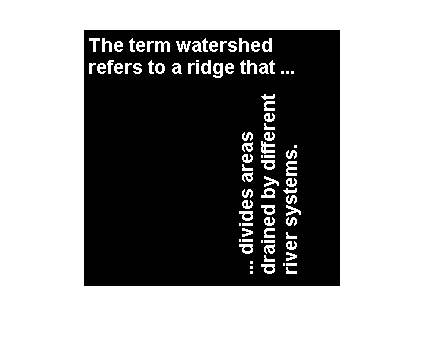
#> input picture unsorted/Unit Tests/e56Bt.png, 426 x 347 px
$ python applylut_test.py
#> lines starting #> are read from the running program, lines starting #| are printed output that depends on the picture; after the words box and inside, x2 and y2 are one past the last pixel; in counts of white or black regions, pixels touching at a corner belong together
import numpy as np
import scipy.ndimage as ndimage
import cv2 as cv2
from cv2 import *


im = cv2.imread('e56Bt.png')
#> im is the input picture: shape (347, 426, 3); 58.9% white; 32 black regions (21 under 20 px), largest, box (x1, y1, x2, y2) and area: (84, 30, 340, 286) 60382, (265, 43, 269, 50) 24, (158, 65, 162, 72) 24
grey = cv2.cvtColor(im, cv2.COLOR_BGR2GRAY)
blank_image = np.zeros((im.shape[0], im.shape[1], 3), np.uint8)

cv2.namedWindow('Before', cv2.WINDOW_NORMAL)
cv2.imshow('Before', im)
cv2.waitKey(0)

def func(x):
	return (x==255).all()*255

arr = ndimage.generic_filter(grey, func, size=(2, 2))
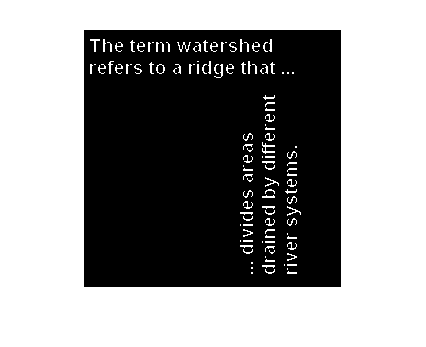
#> arr: shape (347, 426); 57% white; 1 black region, box (x1, y1, x2, y2) and area: (84, 30, 341, 287) 63519
print(arr)
#> (printed output is left out)

blank_image = np.zeros((arr.shape[0], arr.shape[1], 3), np.uint8)
mask = np.array(arr * 255, dtype=np.uint8)
masked = np.ma.masked_where(mask <= 0, mask)

cv2.namedWindow('After watershed', cv2.WINDOW_NORMAL)
cv2.imshow('After watershed', arr)
cv2.waitKey(0)
cv2.destroyAllWindows()

$ run again, with unsorted/Unit Tests/cylinder.png copied over unsorted/Unit Tests/e56Bt.png
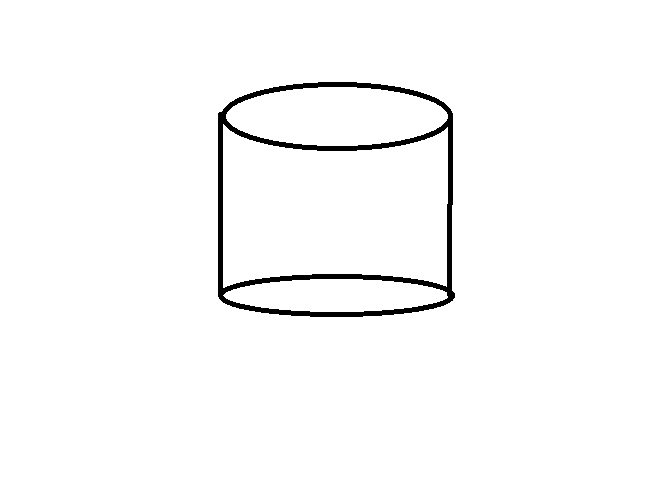
#> input picture unsorted/Unit Tests/cylinder.png, 665 x 484 px
#> im is the input picture: shape (484, 665, 3); 98% white; 1 black region, box (x1, y1, x2, y2) and area: (218, 82, 455, 317) 6567
#> `arr = ndimage.generic_filter(grey, func, size=(2, 2))`:
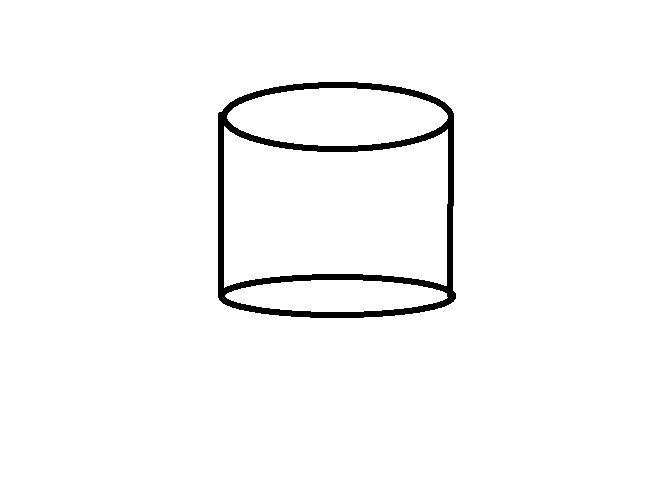
#> arr: shape (484, 665); 97.5% white; 1 black region, box (x1, y1, x2, y2) and area: (218, 82, 456, 318) 8003
#> (printed output is left out)
